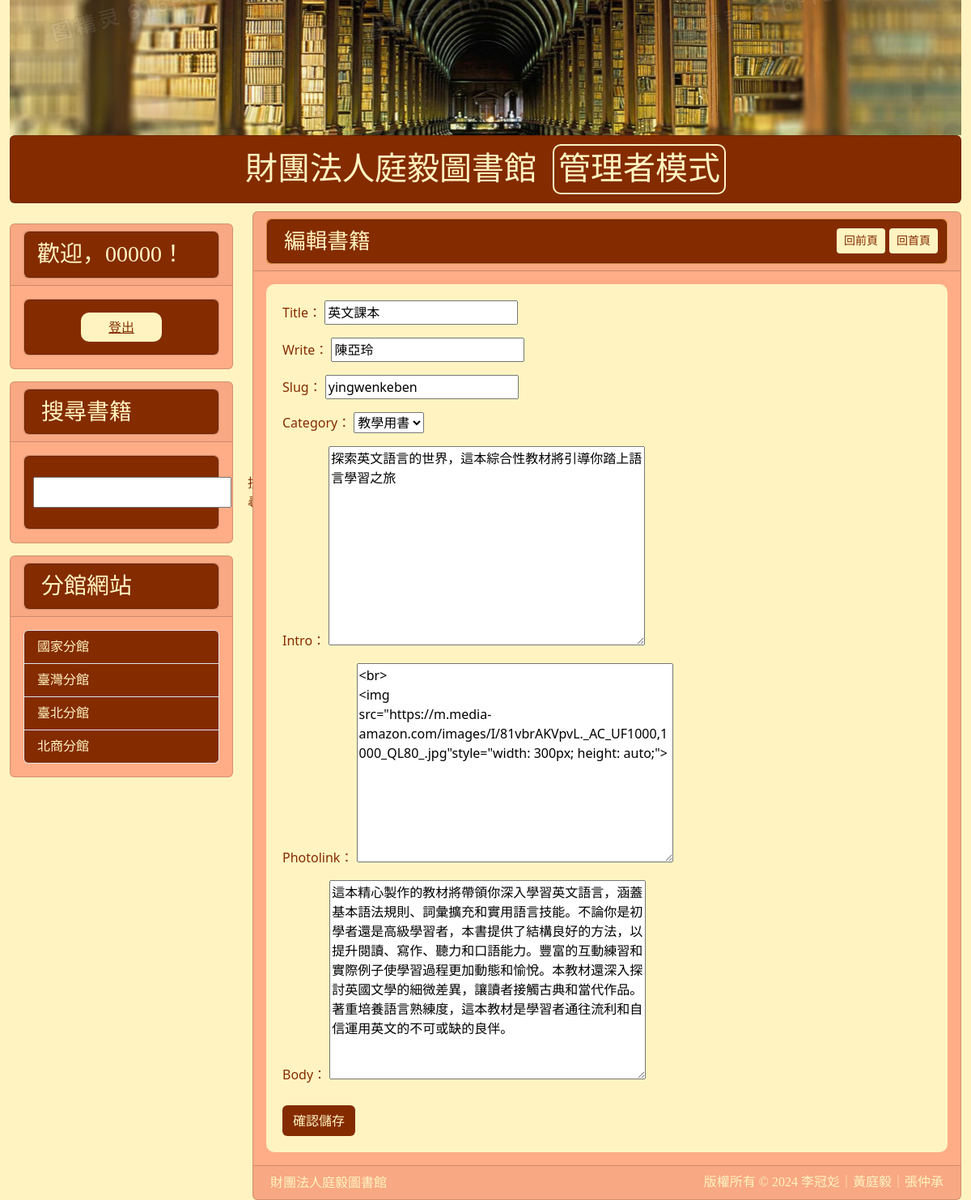
Screenshot of /edit_book/7/ (signed in) with the database file from the repository.
### mysite/models.py (models this page shows, shortened)
class Post(models.Model):
    title = models.CharField(max_length=50)
    write = models.CharField(max_length=50, default="不詳")
    slug = models.CharField(max_length=200)
    bookstype=[("一般書籍","一般書籍"),("教學用書","教學用書")]
    category = models.CharField(max_length=20, choices=bookstype, default="一般書籍")
    intro = models.TextField(default="", blank=True)
    photolink = models.TextField(default="", blank=True)
    body = models.TextField()
    borrower = models.CharField(max_length=150, blank=True, null=True)
    isBorrow = models.BooleanField(_("外借中"), default=False)
    pub_date = models.DateTimeField(auto_now_add=True)
    reservations = models.ManyToManyField(User, related_name='reserved_books', blank=True)
    borrowing_records = models.ManyToManyField(BorrowingRecord, related_name='borrowed_books', blank=True)
    @property
    def formatted_is_borrow(self):
        if self.isBorrow:
            try:
                user = User.objects.get(username=self.borrower)
                return f'<span style="color: white; background-color: red; border: 1px solid white; padding: 3px; border-radius: 3px;">已出借給{user.username}</span>'
            except User.DoesNotExist:
                return f'<span style="color: white; background-color: red; border: 1px solid white; padding: 3px; border-radius: 3px;">已出借給 {self.borrower}</span>'
        elif self.is_reserved:
            reservations = self.reservations.all()
            if reservations and self.borrower != reservations[0].username:
                return '<span style="color: white; background-color: gold; border: 1px solid white; padding: 3px; border-radius: 3px;">尚有預約者</span>'
        else:
            return '<span style="color: white; background-color: green; border: 1px solid white; padding: 3px; border-radius: 3px;">可立即借閱</span>'
    formatted_is_borrow.fget.short_description = "外借狀態"
    class Meta:
        ordering = ("-pub_date",)

### mysite/views.py (the view)
# urls.py: path('edit_book/<int:book_id>/', edit_book, name='edit_book'),
@login_required
def edit_book(request, book_id):
    book = get_object_or_404(Post, id=book_id)
    if request.method == 'POST':
        form = EditBookForm(request.POST, instance=book)
        if form.is_valid():
            form.save()
            return HttpResponseRedirect(reverse('showpost', kwargs={'slug': book.slug}))
    else:
        form = EditBookForm(instance=book)
    return render(request, 'edit_book.html', {'form': form, 'book': book})

### mysite/forms.py
class EditBookForm(forms.ModelForm):
    class Meta:
        model = Post
        fields = ['title', 'write', 'slug', 'category', 'intro', 'photolink', 'body']

### templates/edit_book.html (shortened to what this page needs)
{% extends 'base.html' %}
{% block headmessage %}
    <div class="card" style="background-color:#FFA042;">
        <div class="card" style="background-color:#842B00;">
            <h3 style="font-family:微軟正黑體; font-size: 20pt; color:#FFF4C1; margin-left: 10px; margin-bottom: 0px; padding: 10px">編輯書籍
                <a class="btn btn-sm" style="background-color:#FFF4C1; color: #842B00; margin-top: 10px; float: right; margin-top: 0px; margin-right: 0px;" href='/'>回首頁</a>
                <a class="btn btn-sm" style="background-color:#FFF4C1; color: #842B00; margin-top: 10px; float: right; margin-top: 0px; margin-right: 5px;" href='{{ request.META.HTTP_REFERER }}'>回前頁</a>
            </h3>
        </div>
    </div>
{% endblock headmessage %}
{% block content %}
    <form action="" method="post" style="background-color: #FFF4C1; color: #842B00; padding: 20px; border-radius: 10px;">
          <table style="color: #842B00;">
            {{ form.as_p }}
          </table>
        <input type='submit' class="btn" style="background-color:#842B00; color: #FFF4C1; margin-top: 10px;" value='確認儲存'>
    </form>
{% endblock content %}

### templates/base.html (shortened to what this page needs)
<!DOCTYPE html>
<html>
    <head>
        <link href="https://cdn.jsdelivr.net/npm/bootstrap@5.3.2/dist/css/bootstrap.min.css" rel="stylesheet">
    </head>
    <body>
        <div class="container-fluid" style="background-color:#FFF4C1">
            {% include "header.html" %}
            <div class="row">
                <div class="col-sm-3 col-md-3">
                    <div class="card" style="background-color:#FFAD86; margin-bottom: 10px; margin-top: 15px">
                        <div class="card-header">
                            <div class="card" style="background-color:#FFAD86;">
                                <div class="card" style="background-color:#842B00;">
                                    <h3 style="font-family:微軟正黑體; color:#FFF4C1; margin-left: 10px; margin-bottom: -10px; margin-top: 5px; padding: 5px">
                                        <div id="user-info">
                                            {% if user.is_authenticated %}
                                                <p>歡迎，{{ user.username }}！</p>
                                            {% else %}
                                                <p>訪客，您好！</p>
                                            {% endif %}
                                        </div>
                                    </h3>
                                </div>
                            </div>
                        </div>
                        <div class="card-body">
                            <div class="card" style="background-color:#FFAD86;">
                                <div class="card" style="background-color:#842B00;">
                                    <div class="list-group">
                                        <div class="row">
                                            <div class="col text-center">
                                                {% if user.is_authenticated %}
                                                    <button type="submit" style="width: 100px; background-color: #FFF4C1; border: none; cursor: pointer; border-radius: 10px; margin-top: 15px; margin-bottom: 15px;">
                                                        <a style="width: 100%; display: block; color: #842B00; border-radius: 10px; padding: 5px;" href="{% url 'logout' %}"> 登出</a>
                                                    </button>
                                                {% endif %}
                                            </div>
                                        </div>
                                    </div>
                                </div>
                            </div>
                        </div>
                    </div>
                    <div class="card" style="background-color:#FFAD86; margin-bottom: 10px; margin-top: 15px">
                        <div class="card-header">
                            <div class="card" style="background-color:#FFAD86;">
                                <div class="card" style="background-color:#842B00;">
                                    <h3 style="font-family:微軟正黑體; color:#FFF4C1; margin-left: 10px; margin-bottom: 0px; padding: 10px">搜尋書籍</h3>
                                </div>
                            </div>
                        </div>
                        <div class="card-body">
                            <div class="card" style="background-color:#FFAD86;">
                                <div class="card" style="background-color:#842B00;">
                                    <div class="list-group">
                                        <form method="get" action="{% url 'search_books' %}" style="margin-top: 20px; display: flex; align-items: center; margin-top: 15px; margin-bottom: 15px; margin-left: 10px;">
                                            <input type="text" name="q" id="search" required style="margin-right: 10px;  padding: 5px;">
                                            <button type="submit" style="background-color: #FFF4C1; color: #842B00; padding: 5px 10px; border: none; cursor: pointer; border-radius: 10px;;">搜尋</button>
                                        </form>
                                    </div>
                                </div>
                            </div>
                        </div>
                    </div>
                    <div class="card" style="background-color:#FFAD86; margin-top: 15px">
                        <div class="card-header">
                            <div class="card" style="background-color:#FFAD86;">
                                <div class="card" style="background-color:#842B00;">
                                    <h3 style="font-family:微軟正黑體; color:#FFF4C1; margin-left: 10px; margin-bottom: 0px; padding: 10px">分館網站</h3>
                                </div>
                            </div>
                        </div>
                        <div class="card-body">
                            <div class="list-group">
                                <a style="font-family:微軟正黑體;color:#FFF4C1;background-color:#842B00" href="https://www.ncl.edu.tw" class="list-group-item">國家分館</a>
                                <a style="font-family:微軟正黑體;color:#FFF4C1;background-color:#842B00" href="https://www.ntl.edu.tw/mp.asp?mp=1" class="list-group-item">臺灣分館</a>
                                <a style="font-family:微軟正黑體;color:#FFF4C1;background-color:#842B00" href="https://tpml.gov.taipei" class="list-group-item">臺北分館</a>
                                <a style="font-family:微軟正黑體;color:#FFF4C1;background-color:#842B00" href="https://library.ntub.edu.tw/wSite/mp" class="list-group-item">北商分館</a>
                            </div>
                        </div>
                    </div>
                </div>
                <div class="col-sm-9 col-md-9">
                    <div class="card" style="background-color:#FFAD86">
                        <div class="card-header">
                            {% block headmessage %}
                            {% endblock %}
                        </div>
                        <div class="card-body">
                            {% block content %} {% endblock %}
                        </div>
                        <div class="card-footer">
                            {% include "footer.html" %}
                        </div>
                </div>
            </div>
        </div>
    </body>
</html>

### rows the page displays
Post: title "英文課本", write "陳亞玲", slug "yingwenkeben", category "教學用書", intro "探索英文語言的世界，這本綜合性教材將引導你踏上語言學習之旅", photolink "<br> <img src=\"https://m.media-amazon.com/images/I/81vbrAKVpvL._AC_UF1000,1000_QL80_.jpg\"style=\"width: 300px; height: auto;\">", body "這本精心製作的教材將帶領你深入學習英文語言，涵蓋基本語法規則、詞彙擴充和實用語言技能。不論你是初學者還是高級學習者，本書提供了結構良好的方法，以提升閱讀、寫作、聽力和口語能力。豐富的互動練習和實際例子使學習過程更加動態和愉悅。本教材還深入探討英國文學的細微差異，讓讀者接觸古典和當代作品。著重培養語言熟練度，這本教材是學習者通往流利和自信運用英文的不可或缺的良伴。"

### other values shown
{{ user.username }} "00000"
